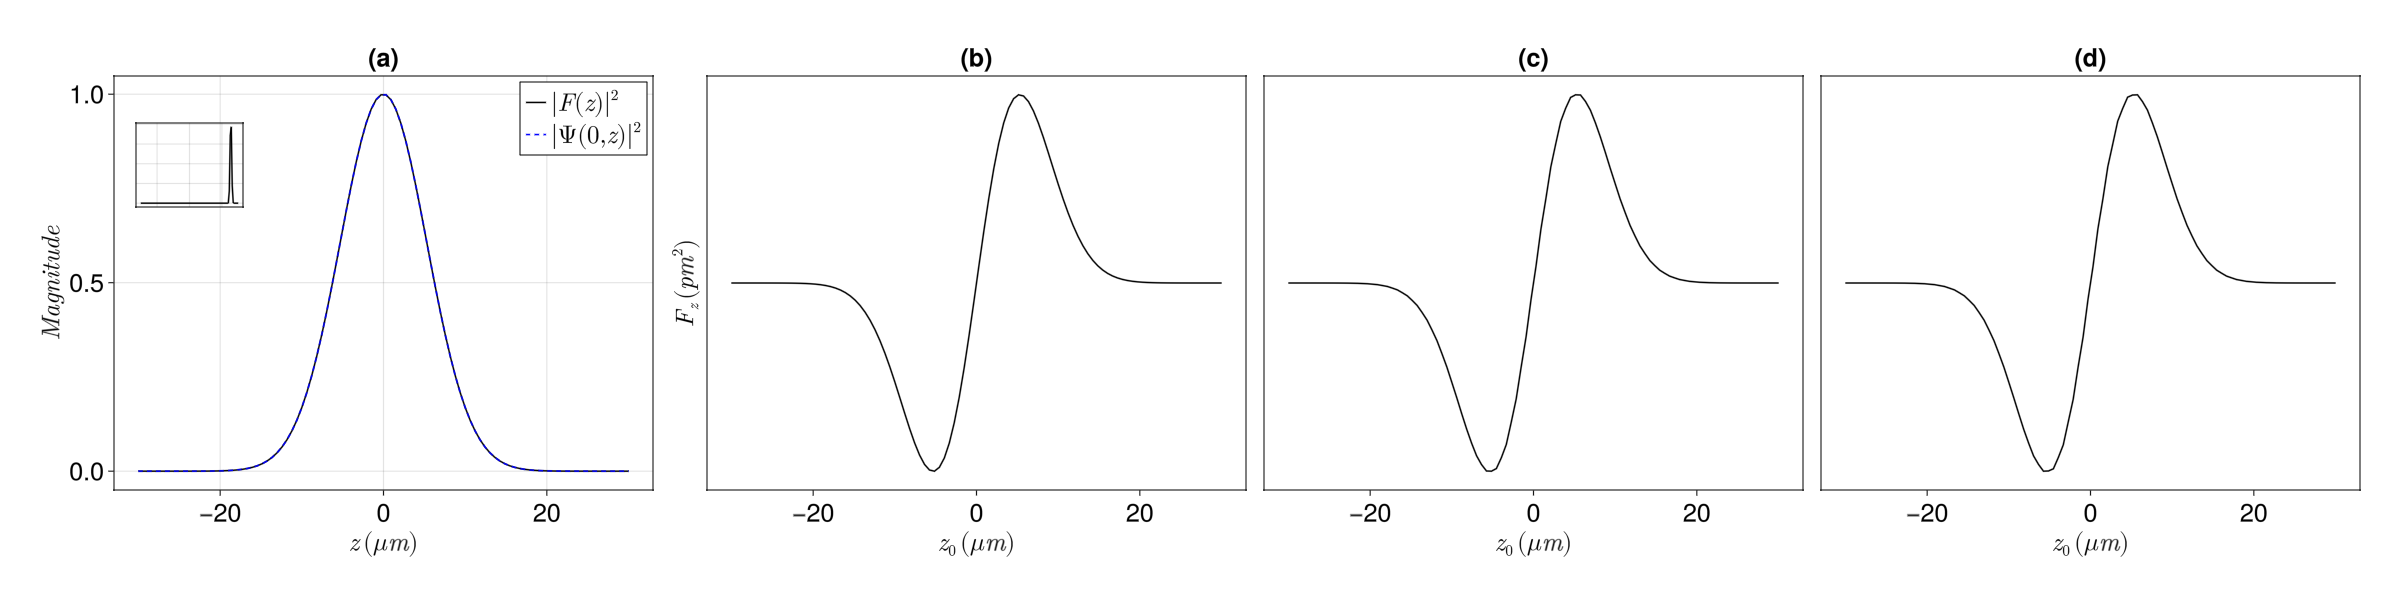

The Julia source for this figure:
using GLMakie, ColorSchemes, ColorTypes, JLD2, FiniteDifferences
using MakieThemes, SpecialFunctions, AssociatedLegendrePolynomials, Arblib

setprecision(256)
Arblib.setprecision(256)

lambda = BigFloat("1064e-9")
mu = 4 * big(pi) * BigFloat("1e-7")
epsilon = BigFloat(885418782.0) * BigFloat("1e-20")
c = BigFloat(1 / sqrt(mu * epsilon))
k = 2 * big(pi) / lambda
omega = k * c
K = 2 * k
z0 = 0
Q = 0.85 * k
E0 = 1
eta_var = sqrt(mu / epsilon)
mult_factor = BigFloat("1e+24")

M = 1.2
d = 10^-9
alpha = big(pi) * d / lambda
betah = M * alpha
musp = mu

pmax = 500
nmax = 47

Zmax = 30 * BigFloat(10^-6)
lmax = Int(round(Zmax * k / pi, RoundDown))
lmin = Int(round(-Zmax * k / pi, RoundUp))

tam = 100

function load_B_values(filename::String)
    @load filename B1_vals B2_vals B3_vals B4_vals
    return B1_vals, B2_vals, B3_vals, B4_vals
end

# Loads stored B values
B1_data, B2_data, B3_data, B4_data = load_B_values("./GLMT/Bvalues.jld2")

function F(z)
    term1 = exp(Complex{BigFloat}(0, 1) * Q * z)
    term2 = exp(- 8 * (z/Zmax)^2)
    return term1 * term2
end

Fterms = F.(- big(pi) .* range(lmin,lmax) ./ k)

function custom_sinint(x)
    x_arb = Arb(x)
    si = sinint(x_arb)
    return BigFloat(si)
end

sinint_table = []
function gTM(n, m)
    term1 = - (1.0im)^m / 2 * (-1.0)^((m - abs(m))/2) * exp(loggamma(BigFloat(n-m+1)) - loggamma(BigFloat(n + abs(m) + 1))) # uses log to prevent overflow with big factorials
    term2 = BigFloat(0)
    for p in range(-pmax,pmax)
        term3 = BigFloat(0)
        for l in range(lmin, lmax)
            term3 += Fterms[l - lmin + 1] * sinint_table[l - lmin + p + pmax + 1]
        end
        term2 += (B1_data[n, p + pmax + 1] * (m + 1) + B2_data[n, p + pmax + 1] * (1 - m))/2 * term3
    end
    return term1 * term2
end

function gTE(n, m)
    term1 = (1.0im)^(m + 1) / 2 * (-1.0)^((m - abs(m))/2) * exp(loggamma(BigFloat(n-m+1)) - loggamma(BigFloat(n + abs(m) + 1))) # uses log to prevent overflow with big factorials
    term2 = 0
    for p in range(-pmax,pmax)
        term3 = 0
        for l in range(lmin, lmax)
            term3 += Fterms[l - lmin + 1] * sinint_table[l - lmin + p + pmax + 1]
        end
        term2 += (B3_data[n, p + pmax + 1] * (m + 1) - B4_data[n, p + pmax + 1] * (1 - m))/2 * term3
    end
    return term1 * term2
end

function custom_besselj(n, x)
    n_acb = Acb(n + 0.5)
    x_acb = Acb(x)
    bess = besselj(n_acb, x_acb)
    result = sqrt(big(pi) / (2 * x)) * Complex{BigFloat}(bess)
    return result
end

function custom_hankel2(n, x)
    n_acb = Acb(n + 0.5)
    x_acb = Acb(x)
    hank = besselh(n_acb, 2, x_acb)
    result = sqrt(big(pi) / (2 * x)) * Complex{BigFloat}(hank)
    return result
end

function ricatti_besselj(n, x)
    return x * custom_besselj(n, x)
end

function dricatti_besselj(n, x)
    #return forward_fdm(5,1)(x1 -> ricatti_besselj(n, x1), x)
    return - n * custom_besselj(n, x) + x * custom_besselj(n-1, x)
    #return (n + 1) * custom_besselj(n, x) - x * custom_besselj(n-1, x)
end

function ricatti_besselh(n, x)
    return x * custom_hankel2(n, x)
end

function dricatti_besselh(n, x)
    return forward_fdm(5,1)(x1 -> ricatti_besselh(n, x1), x)
end

function an(n)
    term1 = musp * ricatti_besselj(n, alpha) * dricatti_besselj(n, betah) - 
        mu * M * ricatti_besselj(n, betah) * dricatti_besselj(n, alpha)
    term2 = musp * ricatti_besselh(n, alpha) * dricatti_besselj(n, betah) - 
        mu * M * ricatti_besselj(n, betah) * dricatti_besselh(n, alpha)
    return term1 / term2
end

function bn(n)
    term1 = mu * M * ricatti_besselj(n, alpha) * dricatti_besselj(n, betah) - 
        musp * ricatti_besselj(n, betah) * dricatti_besselj(n, alpha)
    term2 = mu * M * ricatti_besselh(n, alpha) * dricatti_besselj(n, betah) - 
        musp * ricatti_besselj(n, betah) * dricatti_besselh(n, alpha)
    return term1 / term2
end

nterms = range(1,nmax)
anterms = an.(nterms)
bnterms = bn.(nterms)

function Cpr_z()
    C = BigFloat(0)

    Threads.@threads for n in 1:5
        for p in (-1,1) # the only valid ones
            abs_p = abs(p)

            # Factorial prefactor
            B = exp(loggamma(BigFloat(n + abs_p + 1)) - loggamma(BigFloat(n - abs_p + 1)))
            A = B * (n + 1 + abs_p)

            # precalculates relevant LMT coefficients
            const_a = anterms[n]
            const_a1 = anterms[n+1]
            const_b = bnterms[n]
            const_b1 = bnterms[n+1]

            # precalculates relevant g terms
            gtma = gTM(n, p)
            gtma1 = gTM(n+1, p)
            gtea = gTE(n, p)
            gtea1 = gTE(n+1, p)

            # First Term
            T1_factor = 1 / (n + 1)^2 * A
            T1_real = real((const_a + conj(const_a1) - 2 * const_a * conj(const_a1)) * gtma * conj(gtma1) +
                (const_b + conj(const_b1) - 2 * const_b * conj(const_b1)) * gtea * conj(gtea1))

            # Second Term
            T2_factor = p * BigFloat(2n + 1) / BigFloat(n^2 * (n + 1)^2) * B
            T2_real = real(1im * (2 * const_a * conj(const_b) - const_a - conj(const_b)) * gtma * conj(gtea))

            C += T1_factor * T1_real + T2_factor * T2_real
        end
    end

    return C * lambda^2 / big(pi) * mult_factor
end

function g(z)
    prefactor = (1/4) * sqrt(big(pi) / 2) * Zmax
    arg_erf = Acb((2 * sqrt(2) * z) / Zmax + (im * Q * Zmax) / (4 * sqrt(2)))

    return prefactor * exp(- (Q^2 * Zmax^2) / 32) * Complex{BigFloat}(erf(arg_erf))
end

function Ex(r, z)
    values = 0
    for n in range(lmin,lmax)
        zf = - big(pi) * n / k
        values += F(zf) * sinc.(1/big(pi) * sqrt((k * r)^2 + (z * k + big(pi) * n)^2))
    end
    return E0 * values
end

function Ez(r, z, phi)
    values = 0
    for n in range(lmin,lmax)
        zf = - big(pi) * n / k
        values += g(zf) * k^2 * r * (cos.(sqrt.((k * r)^2 + (z * k + pi * n)^2))/((k * r)^2 + (z * k + pi * n)^2) - sin.(sqrt.((k * r)^2 .+ (z * k .+ pi .* n).^2))./((k * r)^2 .+ (z * k .+ pi .* n).^2).^1.5)
    end
    return -E0 * cos(phi) * values
end

function dsinc_analytic(r, z, n)
    factor = k^2 * r^2 + (k * z + big(pi) * n)^2
    sqrtA = sqrt(factor)
    
    if factor == 0.0
        return 0.0
    end

    term1 = cos(sqrtA) / sqrtA
    term2 = sin(sqrtA) / factor
    prefactor = k * (k * z + big(pi) * n)

    return prefactor * (term1 - term2) / sqrtA
end

function dEx_conj(r, z)
    values = 0
    for n in range(lmin,lmax)
        zf = - big(pi) * n / k
        values += F(zf) * dsinc_analytic(r, z, n)
    end
    return conj(E0 * values)
end

function dEz_conj(r, z, phi)
    return conj(central_fdm(3,1)(z1 -> Ez(r, z1, phi), z))
end

a_mie = an(1)
alpha_var = - 1im * 3 / (2 * k^3) * a_mie

function Fz_dipole(r, z, phi)
    term1 = 2 * big(pi) / eta_var
    term2 = alpha_var * (Ex(r,z) * dEx_conj(r,z) + Ez(r,z,phi) * dEz_conj(r,z,phi))
    return term1 * real(term2) * mult_factor
end

@inline function G_factor()
    term1 = (1/3) * gTM(1, 0) * conj(gTM(2, 0))
    term2 = gTM(1, 1) * (conj(gTM(2, 1)) - 1im * conj(gTE(1, 1)))
    term3 = gTM(1, -1) * (conj(gTM(2, -1)) + 1im * conj(gTE(1, -1)))
    return term1 + term2 + term3
end

@inline function Fz_GLMT()
    term1 = 3 * lambda^2 / (2 * big(pi))
    term2 = real(a_mie * G_factor())
    return term1 * term2 * mult_factor
end

#############################################################
# ALL CALCULATIONS ARE DONE HERE
#############################################################

zvalues = LinRange(-Zmax, Zmax, tam)
println("Starting Calculation")

Fzvalues_dipole = Array{BigFloat}(undef, tam)
Threads.@threads for count in 1:tam
    global Fzvalues_dipole[count] =  Fz_dipole(0, -zvalues[count], 0)
    if count % 100 == 0
        println(count, " pontos calculados")
    end
end

Fzvalues_GLMT = Array{BigFloat}(undef, tam)
Cvalues = []
global count = 0
for z in zvalues
    global z0 = z
    global sinint_table = [custom_sinint(big(pi) * term + k * z0) for term in (-pmax+lmin):(pmax+lmax)]
    push!(Cvalues, Cpr_z())
    global Fzvalues_GLMT[count + 1] = Fz_GLMT()
    if count % 10 == 0
        println(count, " pontos calculados")
    end
    global count += 1
end
z0 = 0

function FW(r, z)
    sum_mackinnon = 0 + 0im
    for n in range(lmin, lmax)
        sum_mackinnon += F(- n * pi / k) * sinc(1/pi * sqrt((k * r)^2 + (z * k + pi * n)^2))
    end
    return sum_mackinnon
end

function S(x)
    return 1/K * reduce(+, Fterms .* exp.(1im * 2 * pi * range(lmin,lmax) * x / K))
end

intensityFW = [abs2(FW(0, z)) for z in zvalues]
spectra = [abs2(S(x)) for x in range(-k,k,tam)]
println("FW calculated")

# plots
fig = Figure(figure_padding=40, size= 3 .*(800, 200), fontsize = 25)
ax1 = Axis(fig[1, 1], title = "(a)", xlabel = L"z \, (\mu m)", ylabel = L"Magnitude", aspect=1.3)
ax2 = Axis(fig[1, 2], title = "(b)", yticklabelsvisible=false, yticksvisible=false,
    xgridvisible = false, ygridvisible = false, xlabel = L"z_0 \, (\mu m)", ylabel = L"F_z \, (pm^2)", aspect=1.3)
ax3 = Axis(fig[1, 3], title = "(c)", yticklabelsvisible=false, yticksvisible=false,
    xgridvisible = false, ygridvisible = false, ylabelvisible=false, xlabel = L"z_0 \, (\mu m)", ylabel = L"F_z \, (pm^2)", aspect=1.3)
ax4 = Axis(fig[1, 4], title = "(d)", yticklabelsvisible=false, yticksvisible=false,
    xgridvisible = false, ygridvisible = false, ylabelvisible=false, xlabel = L"z_0 \, (\mu m)", ylabel = L"F_z \, (pm^2)", aspect=1.3)

ax_inset = Axis(fig[1, 1],
    width=Relative(0.2),
    height=Relative(0.2),
    halign=0.05, valign=0.85,
    xticklabelsvisible=false, yticklabelsvisible=false, yticksvisible=false,
    ylabelvisible=false, xticksvisible=false)

Fplot = abs2.(F.(zvalues))
zvalues *= 10^6

lines!(ax1, zvalues, Fplot, color="black", label=L"|F(z)|^2")
lines!(ax1, zvalues, intensityFW, color="blue", label=L"|\Psi(0,z)|^2", linestyle=:dash)
lines!(ax_inset, zvalues, spectra, color="black")
lines!(ax2, zvalues, Fzvalues_dipole, color="black")
lines!(ax3, zvalues, Cvalues, color="black")
lines!(ax4, zvalues, Fzvalues_GLMT, color="black")

axislegend(ax1, position=:rt)

#colgap!(fig.layout, Relative(0.1))
#rowgap!(fig.layout, 2, 10)
resize_to_layout!(fig)

save("Forces_compare.png", fig)
